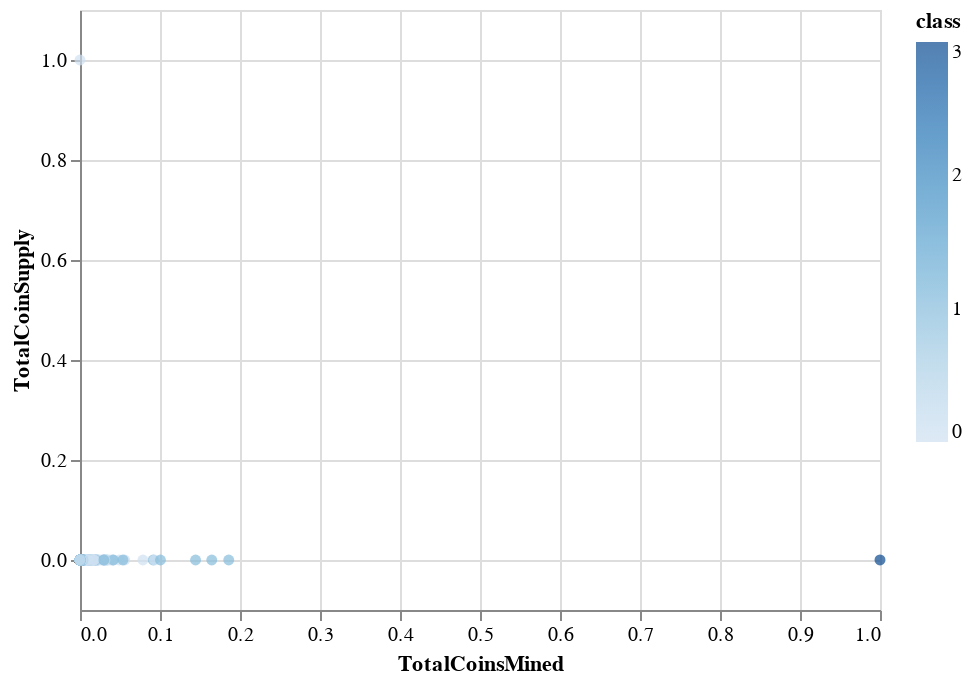

Notebook code cell kept with this figure:
### Code cell
# Plot the scatter with x="TotalCoinsMined" and y="TotalCoinSupply"
source = Coin_names_scaled

alt.Chart(source).mark_circle().encode(
    alt.X('TotalCoinsMined', scale=alt.Scale(zero=False)),
    alt.Y('TotalCoinSupply', scale=alt.Scale(zero=False, padding=1)),
    color='class',
)

### Figure 1 — Vega-Lite specification as saved in the notebook (floating-point values rounded to 4 significant figures; data arrays with more than 128 entries replaced by an {"elided": "..."} marker saying what was removed)
{"config": {"view": {"continuousWidth": 400, "continuousHeight": 300}}, "data": {"name": "data-1c9c4f1fcb259aeb59b06996afd4172d"}, "mark": "circle", "encoding": {"color": {"type": "quantitative", "field": "class"}, "x": {"type": "quantitative", "field": "TotalCoinsMined", "scale": {"zero": false}}, "y": {"type": "quantitative", "field": "TotalCoinSupply", "scale": {"padding": 1, "zero": false}}}, "$schema": "https://vega.github.io/schema/vega-lite/v4.8.1.json", "datasets": {"data-1c9c4f1fcb259aeb59b06996afd4172d": {"elided": "684 records"}}}
